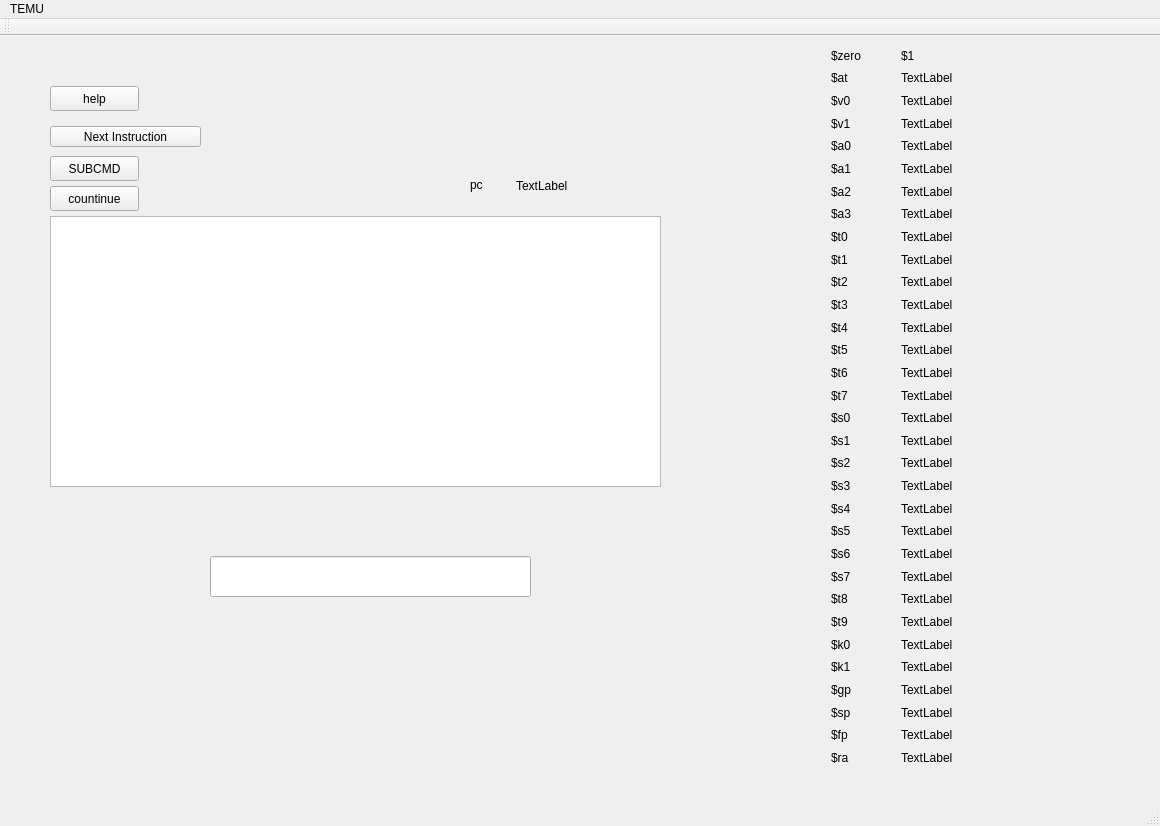
<?xml version="1.0" encoding="UTF-8"?>
<ui version="4.0">
 <class>MainWindow</class>
 <widget class="QMainWindow" name="MainWindow">
  <property name="geometry">
   <rect>
    <x>0</x>
    <y>0</y>
    <width>1160</width>
    <height>826</height>
   </rect>
  </property>
  <property name="windowTitle">
   <string>MainWindow</string>
  </property>
  <widget class="QWidget" name="centralWidget">
   <widget class="QWidget" name="verticalLayoutWidget">
    <property name="geometry">
     <rect>
      <x>890</x>
      <y>0</y>
      <width>91</width>
      <height>741</height>
     </rect>
    </property>
    <layout class="QVBoxLayout" name="verticalLayout">
     <item>
      <widget class="QLabel" name="label">
       <property name="text">
        <string>$1</string>
       </property>
      </widget>
     </item>
     <item>
      <widget class="QLabel" name="label_2">
       <property name="text">
        <string>TextLabel</string>
       </property>
      </widget>
     </item>
     <item>
      <widget class="QLabel" name="label_3">
       <property name="text">
        <string>TextLabel</string>
       </property>
      </widget>
     </item>
     <item>
      <widget class="QLabel" name="label_4">
       <property name="text">
        <string>TextLabel</string>
       </property>
      </widget>
     </item>
     <item>
      <widget class="QLabel" name="label_5">
       <property name="text">
        <string>TextLabel</string>
       </property>
      </widget>
     </item>
     <item>
      <widget class="QLabel" name="label_6">
       <property name="text">
        <string>TextLabel</string>
       </property>
      </widget>
     </item>
     <item>
      <widget class="QLabel" name="label_7">
       <property name="text">
        <string>TextLabel</string>
       </property>
      </widget>
     </item>
     <item>
      <widget class="QLabel" name="label_8">
       <property name="text">
        <string>TextLabel</string>
       </property>
      </widget>
     </item>
     <item>
      <widget class="QLabel" name="label_9">
       <property name="text">
        <string>TextLabel</string>
       </property>
      </widget>
     </item>
     <item>
      <widget class="QLabel" name="label_10">
       <property name="text">
        <string>TextLabel</string>
       </property>
      </widget>
     </item>
     <item>
      <widget class="QLabel" name="label_11">
       <property name="text">
        <string>TextLabel</string>
       </property>
      </widget>
     </item>
     <item>
      <widget class="QLabel" name="label_12">
       <property name="text">
        <string>TextLabel</string>
       </property>
      </widget>
     </item>
     <item>
      <widget class="QLabel" name="label_13">
       <property name="text">
        <string>TextLabel</string>
       </property>
      </widget>
     </item>
     <item>
      <widget class="QLabel" name="label_14">
       <property name="text">
        <string>TextLabel</string>
       </property>
      </widget>
     </item>
     <item>
      <widget class="QLabel" name="label_15">
       <property name="text">
        <string>TextLabel</string>
       </property>
      </widget>
     </item>
     <item>
      <widget class="QLabel" name="label_16">
       <property name="text">
        <string>TextLabel</string>
       </property>
      </widget>
     </item>
     <item>
      <widget class="QLabel" name="label_17">
       <property name="text">
        <string>TextLabel</string>
       </property>
      </widget>
     </item>
     <item>
      <widget class="QLabel" name="label_18">
       <property name="text">
        <string>TextLabel</string>
       </property>
      </widget>
     </item>
     <item>
      <widget class="QLabel" name="label_19">
       <property name="text">
        <string>TextLabel</string>
       </property>
      </widget>
     </item>
     <item>
      <widget class="QLabel" name="label_20">
       <property name="text">
        <string>TextLabel</string>
       </property>
      </widget>
     </item>
     <item>
      <widget class="QLabel" name="label_21">
       <property name="text">
        <string>TextLabel</string>
       </property>
      </widget>
     </item>
     <item>
      <widget class="QLabel" name="label_22">
       <property name="text">
        <string>TextLabel</string>
       </property>
      </widget>
     </item>
     <item>
      <widget class="QLabel" name="label_23">
       <property name="text">
        <string>TextLabel</string>
       </property>
      </widget>
     </item>
     <item>
      <widget class="QLabel" name="label_24">
       <property name="text">
        <string>TextLabel</string>
       </property>
      </widget>
     </item>
     <item>
      <widget class="QLabel" name="label_25">
       <property name="text">
        <string>TextLabel</string>
       </property>
      </widget>
     </item>
     <item>
      <widget class="QLabel" name="label_26">
       <property name="text">
        <string>TextLabel</string>
       </property>
      </widget>
     </item>
     <item>
      <widget class="QLabel" name="label_27">
       <property name="text">
        <string>TextLabel</string>
       </property>
      </widget>
     </item>
     <item>
      <widget class="QLabel" name="label_28">
       <property name="text">
        <string>TextLabel</string>
       </property>
      </widget>
     </item>
     <item>
      <widget class="QLabel" name="label_29">
       <property name="text">
        <string>TextLabel</string>
       </property>
      </widget>
     </item>
     <item>
      <widget class="QLabel" name="label_30">
       <property name="text">
        <string>TextLabel</string>
       </property>
      </widget>
     </item>
     <item>
      <widget class="QLabel" name="label_31">
       <property name="text">
        <string>TextLabel</string>
       </property>
      </widget>
     </item>
     <item>
      <widget class="QLabel" name="label_32">
       <property name="text">
        <string>TextLabel</string>
       </property>
      </widget>
     </item>
    </layout>
   </widget>
   <widget class="QWidget" name="verticalLayoutWidget_2">
    <property name="geometry">
     <rect>
      <x>820</x>
      <y>0</y>
      <width>71</width>
      <height>741</height>
     </rect>
    </property>
    <layout class="QVBoxLayout" name="verticalLayout_2">
     <item>
      <widget class="QLabel" name="label_41">
       <property name="text">
        <string>$zero</string>
       </property>
      </widget>
     </item>
     <item>
      <widget class="QLabel" name="label_40">
       <property name="text">
        <string>$at</string>
       </property>
      </widget>
     </item>
     <item>
      <widget class="QLabel" name="label_39">
       <property name="text">
        <string>$v0</string>
       </property>
      </widget>
     </item>
     <item>
      <widget class="QLabel" name="label_38">
       <property name="text">
        <string>$v1</string>
       </property>
      </widget>
     </item>
     <item>
      <widget class="QLabel" name="label_37">
       <property name="text">
        <string>$a0</string>
       </property>
      </widget>
     </item>
     <item>
      <widget class="QLabel" name="label_36">
       <property name="text">
        <string>$a1</string>
       </property>
      </widget>
     </item>
     <item>
      <widget class="QLabel" name="label_35">
       <property name="text">
        <string>$a2</string>
       </property>
      </widget>
     </item>
     <item>
      <widget class="QLabel" name="label_34">
       <property name="text">
        <string>$a3</string>
       </property>
      </widget>
     </item>
     <item>
      <widget class="QLabel" name="label_33">
       <property name="text">
        <string>$t0</string>
       </property>
      </widget>
     </item>
     <item>
      <widget class="QLabel" name="label_42">
       <property name="text">
        <string>$t1</string>
       </property>
      </widget>
     </item>
     <item>
      <widget class="QLabel" name="label_43">
       <property name="text">
        <string>$t2</string>
       </property>
      </widget>
     </item>
     <item>
      <widget class="QLabel" name="label_44">
       <property name="text">
        <string>$t3</string>
       </property>
      </widget>
     </item>
     <item>
      <widget class="QLabel" name="label_45">
       <property name="text">
        <string>$t4</string>
       </property>
      </widget>
     </item>
     <item>
      <widget class="QLabel" name="label_47">
       <property name="text">
        <string>$t5</string>
       </property>
      </widget>
     </item>
     <item>
      <widget class="QLabel" name="label_46">
       <property name="text">
        <string>$t6</string>
       </property>
      </widget>
     </item>
     <item>
      <widget class="QLabel" name="label_48">
       <property name="text">
        <string>$t7</string>
       </property>
      </widget>
     </item>
     <item>
      <widget class="QLabel" name="label_50">
       <property name="text">
        <string>$s0</string>
       </property>
      </widget>
     </item>
     <item>
      <widget class="QLabel" name="label_49">
       <property name="text">
        <string>$s1</string>
       </property>
      </widget>
     </item>
     <item>
      <widget class="QLabel" name="label_51">
       <property name="text">
        <string>$s2</string>
       </property>
      </widget>
     </item>
     <item>
      <widget class="QLabel" name="label_52">
       <property name="text">
        <string>$s3</string>
       </property>
      </widget>
     </item>
     <item>
      <widget class="QLabel" name="label_53">
       <property name="text">
        <string>$s4</string>
       </property>
      </widget>
     </item>
     <item>
      <widget class="QLabel" name="label_55">
       <property name="text">
        <string>$s5</string>
       </property>
      </widget>
     </item>
     <item>
      <widget class="QLabel" name="label_56">
       <property name="text">
        <string>$s6</string>
       </property>
      </widget>
     </item>
     <item>
      <widget class="QLabel" name="label_57">
       <property name="text">
        <string>$s7</string>
       </property>
      </widget>
     </item>
     <item>
      <widget class="QLabel" name="label_58">
       <property name="text">
        <string>$t8</string>
       </property>
      </widget>
     </item>
     <item>
      <widget class="QLabel" name="label_59">
       <property name="text">
        <string>$t9</string>
       </property>
      </widget>
     </item>
     <item>
      <widget class="QLabel" name="label_62">
       <property name="text">
        <string>$k0</string>
       </property>
      </widget>
     </item>
     <item>
      <widget class="QLabel" name="label_63">
       <property name="text">
        <string>$k1</string>
       </property>
      </widget>
     </item>
     <item>
      <widget class="QLabel" name="label_61">
       <property name="text">
        <string>$gp</string>
       </property>
      </widget>
     </item>
     <item>
      <widget class="QLabel" name="label_60">
       <property name="text">
        <string>$sp</string>
       </property>
      </widget>
     </item>
     <item>
      <widget class="QLabel" name="label_54">
       <property name="text">
        <string>$fp</string>
       </property>
      </widget>
     </item>
     <item>
      <widget class="QLabel" name="label_64">
       <property name="text">
        <string>$ra</string>
       </property>
      </widget>
     </item>
    </layout>
   </widget>
   <widget class="QPushButton" name="Btn_ni">
    <property name="geometry">
     <rect>
      <x>50</x>
      <y>90</y>
      <width>151</width>
      <height>21</height>
     </rect>
    </property>
    <property name="text">
     <string>Next Instruction</string>
    </property>
   </widget>
   <widget class="QTextEdit" name="textEdit">
    <property name="geometry">
     <rect>
      <x>50</x>
      <y>180</y>
      <width>611</width>
      <height>271</height>
     </rect>
    </property>
   </widget>
   <widget class="QLabel" name="label_65">
    <property name="geometry">
     <rect>
      <x>470</x>
      <y>140</y>
      <width>41</width>
      <height>17</height>
     </rect>
    </property>
    <property name="text">
     <string>pc</string>
    </property>
   </widget>
   <widget class="QLabel" name="label_pc">
    <property name="geometry">
     <rect>
      <x>516</x>
      <y>140</y>
      <width>91</width>
      <height>20</height>
     </rect>
    </property>
    <property name="text">
     <string>TextLabel</string>
    </property>
   </widget>
   <widget class="QPushButton" name="btn_help">
    <property name="geometry">
     <rect>
      <x>50</x>
      <y>50</y>
      <width>89</width>
      <height>25</height>
     </rect>
    </property>
    <property name="text">
     <string>help</string>
    </property>
   </widget>
   <widget class="QPushButton" name="btn_c">
    <property name="geometry">
     <rect>
      <x>50</x>
      <y>150</y>
      <width>89</width>
      <height>25</height>
     </rect>
    </property>
    <property name="text">
     <string>countinue</string>
    </property>
   </widget>
   <widget class="QPushButton" name="btn_w">
    <property name="geometry">
     <rect>
      <x>50</x>
      <y>120</y>
      <width>89</width>
      <height>25</height>
     </rect>
    </property>
    <property name="text">
     <string>SUBCMD</string>
    </property>
   </widget>
   <widget class="QLineEdit" name="lineEdit">
    <property name="geometry">
     <rect>
      <x>210</x>
      <y>520</y>
      <width>321</width>
      <height>41</height>
     </rect>
    </property>
   </widget>
  </widget>
  <widget class="QMenuBar" name="menuBar">
   <property name="geometry">
    <rect>
     <x>0</x>
     <y>0</y>
     <width>1160</width>
     <height>28</height>
    </rect>
   </property>
   <widget class="QMenu" name="menuTEMU">
    <property name="title">
     <string>TEMU</string>
    </property>
   </widget>
   <addaction name="menuTEMU"/>
  </widget>
  <widget class="QToolBar" name="mainToolBar">
   <attribute name="toolBarArea">
    <enum>TopToolBarArea</enum>
   </attribute>
   <attribute name="toolBarBreak">
    <bool>false</bool>
   </attribute>
  </widget>
  <widget class="QStatusBar" name="statusBar"/>
 </widget>
 <layoutdefault spacing="6" margin="11"/>
 <resources/>
 <connections/>
</ui>
